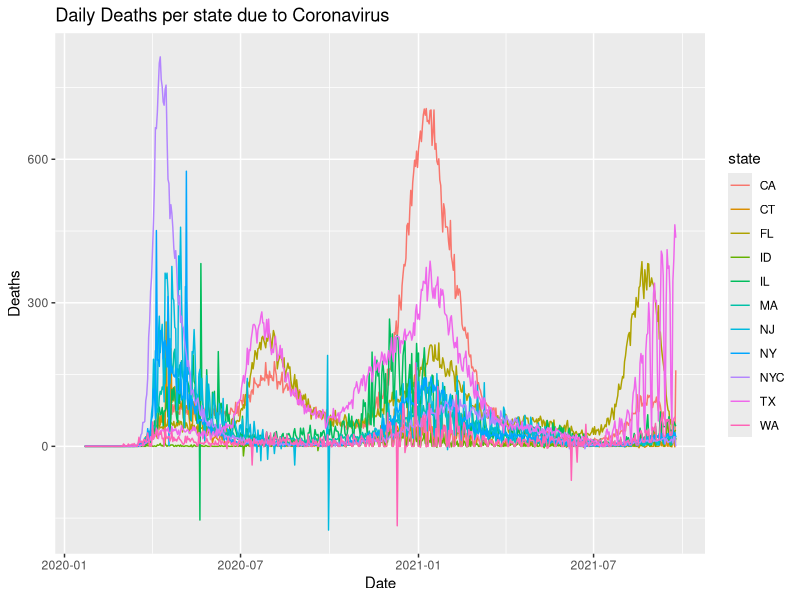

Write R code to recreate this figure.
## ---- chunk 1
library(here)

us.states <- read.csv(here("data","United_States_COVID-19_Cases_and_Deaths_by_State_over_Time.csv"))
library(tidyverse)

## ---- chunk 2

states <- c("FL", "NY", "CT", "MA", "NJ", "CA", "WA", "IL", "ID","TX","NYC")


states_data <- us.states %>%
  # filter for states of interest
  filter(state %in% states) %>%
 #states_data$submission_date<- as.Date(states_data$submission_date,"%m/%d/%Y") #make dates data type Date
  mutate(submission_date=as.Date(submission_date,"%m/%d/%Y"))

## ---- chunk 3
ggplot(data = states_data) +
  geom_line ( mapping = aes(x = submission_date,y = new_death, color = state))+ 
  labs(title = "Daily Deaths per state due to Coronavirus")+
  xlab("Date")+
  ylab("Deaths")
